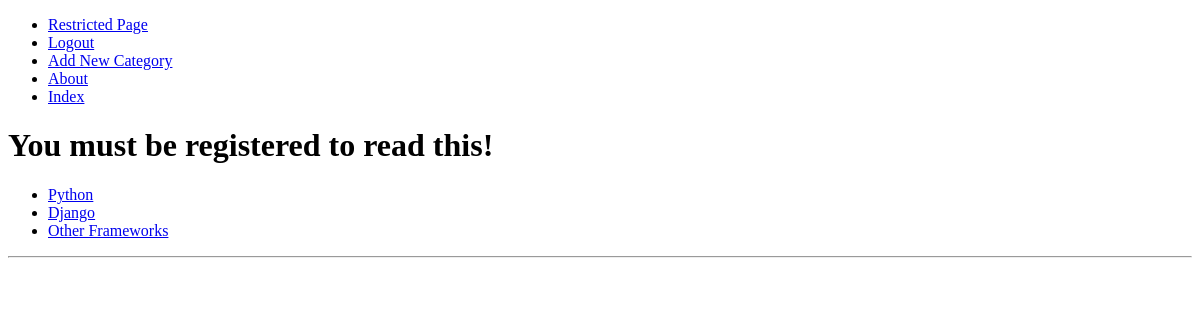
Before: /rango/restricted/ (signed in) with the older database file.
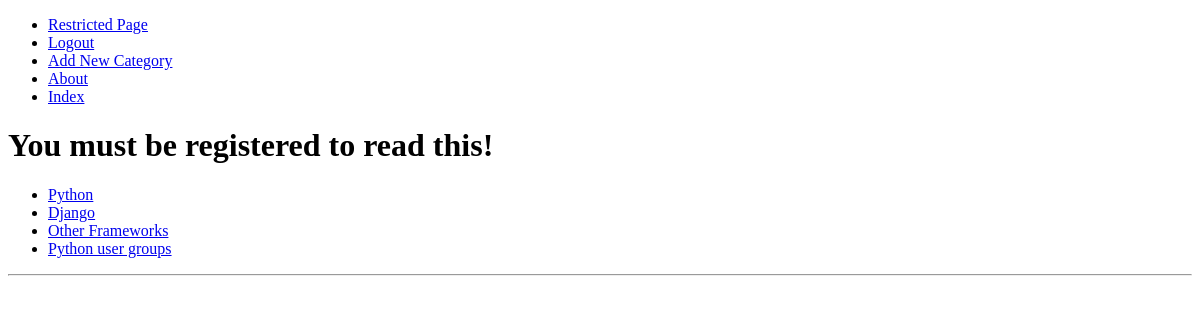
After: the same page with the newer database file.
### rango/models.py (models this page shows, shortened)
class Category(models.Model):
    name = models.CharField(max_length=128, unique=True)
    likes = models.IntegerField(default=0)
    views = models.IntegerField(default=0)
    slug = models.SlugField(unique=True)
    class Meta:
        verbose_name_plural = 'Categories'

### rango/views.py (the view)
@login_required
def restricted(request):
    return render(request, 'rango/restricted.html', {})

### rango/templatetags/rango_template_tags.py (called while the page is built)
@register.inclusion_tag('rango/cats.html')
def get_category_list(cat=None):
    return {'cats':Category.objects.all(),
            'act_cat':cat}

### templates/rango/restricted.html (shortened to what this page needs)
{% extends 'rango/base.html' %}
{% load staticfiles %}
{% block body_block %}
    <h1>You must be registered to read this!</h1>
{% endblock %}

### templates/rango/cats.html
<ul>
<!{%if cats %}>
    {% for c in cats %}
        {% if c == act_cat %}
            <li><strong><a href="{% url 'show_category' c.slug %}">{{ c.name }}</a></strong></li>
        {% else %}
            <li><a href="{% url 'show_category' c.slug %}">{{ c.name }}</a></li>
        {% endif %}
    {% endfor %}
<!{% else%}>
    <li><strong>There are no categories present</strong></li>
<!{% endif %}>
</ul>

Changed rows visible on the page:
added Category: name "Python user groups"
